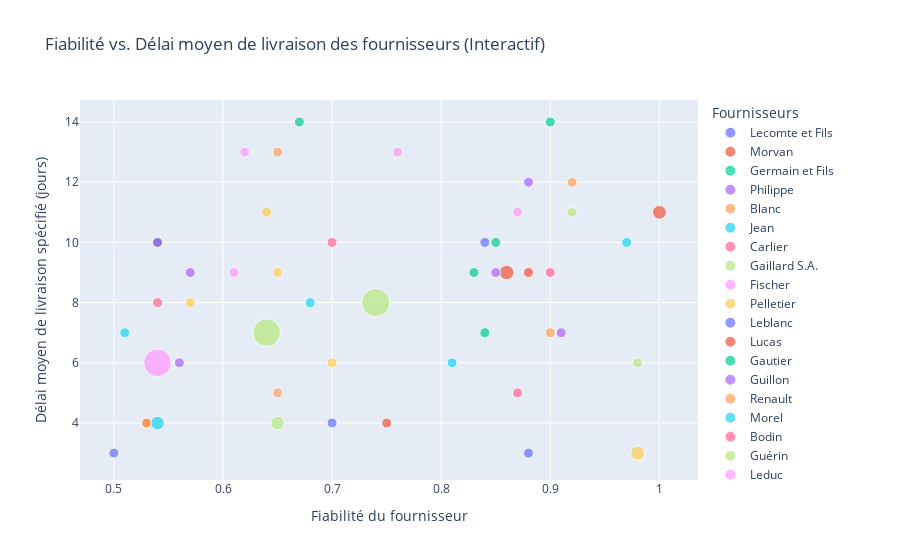

The code cell stored with this chart in its notebook:
### Code cell
import plotly.express as px


if 'supplier_features' not in locals() and 'df' in locals():
    print("Recalcul de supplier_features...")
    supplier_features = df.groupby('id_fournisseur').agg(
        nom_fournisseur=('nom_fournisseur', 'first'),
        fiabilite=('fiabilité', 'mean'), # Devrait être unique par fournisseur
        delai_moyen_livraison_specifique=('délai_moyen_jours', 'mean'), # Devrait être unique
        nombre_achats=('id_achat', 'count'),
        montant_total_achats=('montant_total', 'sum')

    ).reset_index()
elif 'supplier_features' not in locals() and 'df' not in locals():
    print("Erreur : DataFrame 'df' et 'supplier_features' non trouvés. Veuillez exécuter les étapes précédentes.")
    exit()


print("\n--- Création du graphique interactif avec Plotly pour la classification des fournisseurs ---")

fig_plotly = px.scatter(
    supplier_features,
    x='fiabilite',
    y='delai_moyen_livraison_specifique',
    size='nombre_achats',  
    color='nom_fournisseur',
    hover_name='nom_fournisseur',  
    hover_data={ 
        'fiabilite': ':.2f',
        'delai_moyen_livraison_specifique': True, 
        'nombre_achats': True,
        'montant_total_achats': ':,.0f'
    },
    title='Fiabilité vs. Délai moyen de livraison des fournisseurs (Interactif)',
    labels={
        'fiabilite': 'Fiabilité du fournisseur',
        'delai_moyen_livraison_specifique': 'Délai moyen de livraison spécifié (jours)',
        'nombre_achats': 'Nombre d\'achats',
        'nom_fournisseur': 'Fournisseur'
    }
)


fig_plotly.update_layout(
    xaxis_title='Fiabilité du fournisseur',
    yaxis_title='Délai moyen de livraison spécifié (jours)',
    legend_title='Fournisseurs',

)
fig_plotly.update_traces(marker=dict(sizemin=5))

fig_plotly.show()

### Figure 1 — Plotly figure (JSON) as saved in the notebook; plotly's stock layout.template omitted (floating-point values rounded to 4 significant figures)
{"data": [{"customdata": [[40, 576100.0]], "hovertemplate": "<b>%{hovertext}</b><br><br>Fournisseur=Lecomte et Fils<br>Fiabilité du fournisseur=%{x:.2f}<br>Délai moyen de livraison spécifié (jours)=%{y}<br>Nombre d'achats=%{customdata[0]}<br>montant_total_achats=%{customdata[1]:,.0f}<extra></extra>", "hovertext": ["Lecomte et Fils"], "legendgroup": "Lecomte et Fils", "marker": {"color": "#636efa", "size": [40], "sizemin": 5, "sizemode": "area", "sizeref": 5.115, "symbol": "circle"}, "mode": "markers", "name": "Lecomte et Fils", "orientation": "v", "showlegend": true, "type": "scatter", "x": [0.84], "xaxis": "x", "y": [10], "yaxis": "y"}, {"customdata": [[551, 8912000.0]], "hovertemplate": "<b>%{hovertext}</b><br><br>Fournisseur=Morvan<br>Fiabilité du fournisseur=%{x:.2f}<br>Délai moyen de livraison spécifié (jours)=%{y}<br>Nombre d'achats=%{customdata[0]}<br>montant_total_achats=%{customdata[1]:,.0f}<extra></extra>", "hovertext": ["Morvan"], "legendgroup": "Morvan", "marker": {"color": "#EF553B", "size": [551], "sizemin": 5, "sizemode": "area", "sizeref": 5.115, "symbol": "circle"}, "mode": "markers", "name": "Morvan", "orientation": "v", "showlegend": true, "type": "scatter", "x": [0.86], "xaxis": "x", "y": [9], "yaxis": "y"}, {"customdata": [[29, 433300.0]], "hovertemplate": "<b>%{hovertext}</b><br><br>Fournisseur=Germain et Fils<br>Fiabilité du fournisseur=%{x:.2f}<br>Délai moyen de livraison spécifié (jours)=%{y}<br>Nombre d'achats=%{customdata[0]}<br>montant_total_achats=%{customdata[1]:,.0f}<extra></extra>", "hovertext": ["Germain et Fils"], "legendgroup": "Germain et Fils", "marker": {"color": "#00cc96", "size": [29], "sizemin": 5, "sizemode": "area", "sizeref": 5.115, "symbol": "circle"}, "mode": "markers", "name": "Germain et Fils", "orientation": "v", "showlegend": true, "type": "scatter", "x": [0.85], "xaxis": "x", "y": [10], "yaxis": "y"}, {"customdata": [[32, 605900.0]], "hovertemplate": "<b>%{hovertext}</b><br><br>Fournisseur=Philippe<br>Fiabilité du fournisseur=%{x:.2f}<br>Délai moyen de livraison spécifié (jours)=%{y}<br>Nombre d'achats=%{customdata[0]}<br>montant_total_achats=%{customdata[1]:,.0f}<extra></extra>", "hovertext": ["Philippe"], "legendgroup": "Philippe", "marker": {"color": "#ab63fa", "size": [32], "sizemin": 5, "sizemode": "area", "sizeref": 5.115, "symbol": "circle"}, "mode": "markers", "name": "Philippe", "orientation": "v", "showlegend": true, "type": "scatter", "x": [0.57], "xaxis": "x", "y": [9], "yaxis": "y"}, {"customdata": [[42, 813300.0]], "hovertemplate": "<b>%{hovertext}</b><br><br>Fournisseur=Blanc<br>Fiabilité du fournisseur=%{x:.2f}<br>Délai moyen de livraison spécifié (jours)=%{y}<br>Nombre d'achats=%{customdata[0]}<br>montant_total_achats=%{customdata[1]:,.0f}<extra></extra>", "hovertext": ["Blanc"], "legendgroup": "Blanc", "marker": {"color": "#FFA15A", "size": [42], "sizemin": 5, "sizemode": "area", "sizeref": 5.115, "symbol": "circle"}, "mode": "markers", "name": "Blanc", "orientation": "v", "showlegend": true, "type": "scatter", "x": [0.65], "xaxis": "x", "y": [13], "yaxis": "y"}, {"customdata": [[40, 643500.0]], "hovertemplate": "<b>%{hovertext}</b><br><br>Fournisseur=Jean<br>Fiabilité du fournisseur=%{x:.2f}<br>Délai moyen de livraison spécifié (jours)=%{y}<br>Nombre d'achats=%{customdata[0]}<br>montant_total_achats=%{customdata[1]:,.0f}<extra></extra>", "hovertext": ["Jean"], "legendgroup": "Jean", "marker": {"color": "#19d3f3", "size": [40], "sizemin": 5, "sizemode": "area", "sizeref": 5.115, "symbol": "circle"}, "mode": "markers", "name": "Jean", "orientation": "v", "showlegend": true, "type": "scatter", "x": [0.68], "xaxis": "x", "y": [8], "yaxis": "y"}, {"customdata": [[30, 493000.0]], "hovertemplate": "<b>%{hovertext}</b><br><br>Fournisseur=Carlier<br>Fiabilité du fournisseur=%{x:.2f}<br>Délai moyen de livraison spécifié (jours)=%{y}<br>Nombre d'achats=%{customdata[0]}<br>montant_total_achats=%{customdata[1]:,.0f}<extra></extra>", "hovertext": ["Carlier"], "legendgroup": "Carlier", "marker": {"color": "#FF6692", "size": [30], "sizemin": 5, "sizemode": "area", "sizeref": 5.115, "symbol": "circle"}, "mode": "markers", "name": "Carlier", "orientation": "v", "showlegend": true, "type": "scatter", "x": [0.9], "xaxis": "x", "y": [9], "yaxis": "y"}, {"customdata": [[1981, 30160000.0]], "hovertemplate": "<b>%{hovertext}</b><br><br>Fournisseur=Gaillard S.A.<br>Fiabilité du fournisseur=%{x:.2f}<br>Délai moyen de livraison spécifié (jours)=%{y}<br>Nombre d'achats=%{customdata[0]}<br>montant_total_achats=%{customdata[1]:,.0f}<extra></extra>", "hovertext": ["Gaillard S.A."], "legendgroup": "Gaillard S.A.", "marker": {"color": "#B6E880", "size": [1981], "sizemin": 5, "sizemode": "area", "sizeref": 5.115, "symbol": "circle"}, "mode": "markers", "name": "Gaillard S.A.", "orientation": "v", "showlegend": true, "type": "scatter", "x": [0.64], "xaxis": "x", "y": [7], "yaxis": "y"}, {"customdata": [[21, 335000.0]], "hovertemplate": "<b>%{hovertext}</b><br><br>Fournisseur=Fischer<br>Fiabilité du fournisseur=%{x:.2f}<br>Délai moyen de livraison spécifié (jours)=%{y}<br>Nombre d'achats=%{customdata[0]}<br>montant_total_achats=%{customdata[1]:,.0f}<extra></extra>", "hovertext": ["Fischer"], "legendgroup": "Fischer", "marker": {"color": "#FF97FF", "size": [21], "sizemin": 5, "sizemode": "area", "sizeref": 5.115, "symbol": "circle"}, "mode": "markers", "name": "Fischer", "orientation": "v", "showlegend": true, "type": "scatter", "x": [0.61], "xaxis": "x", "y": [9], "yaxis": "y"}, {"customdata": [[509, 8901000.0]], "hovertemplate": "<b>%{hovertext}</b><br><br>Fournisseur=Pelletier<br>Fiabilité du fournisseur=%{x:.2f}<br>Délai moyen de livraison spécifié (jours)=%{y}<br>Nombre d'achats=%{customdata[0]}<br>montant_total_achats=%{customdata[1]:,.0f}<extra></extra>", "hovertext": ["Pelletier"], "legendgroup": "Pelletier", "marker": {"color": "#FECB52", "size": [509], "sizemin": 5, "sizemode": "area", "sizeref": 5.115, "symbol": "circle"}, "mode": "markers", "name": "Pelletier", "orientation": "v", "showlegend": true, "type": "scatter", "x": [0.98], "xaxis": "x", "y": [3], "yaxis": "y"}, {"customdata": [[35, 341500.0]], "hovertemplate": "<b>%{hovertext}</b><br><br>Fournisseur=Leblanc<br>Fiabilité du fournisseur=%{x:.2f}<br>Délai moyen de livraison spécifié (jours)=%{y}<br>Nombre d'achats=%{customdata[0]}<br>montant_total_achats=%{customdata[1]:,.0f}<extra></extra>", "hovertext": ["Leblanc"], "legendgroup": "Leblanc", "marker": {"color": "#636efa", "size": [35], "sizemin": 5, "sizemode": "area", "sizeref": 5.115, "symbol": "circle"}, "mode": "markers", "name": "Leblanc", "orientation": "v", "showlegend": true, "type": "scatter", "x": [0.5], "xaxis": "x", "y": [3], "yaxis": "y"}, {"customdata": [[485, 7046000.0]], "hovertemplate": "<b>%{hovertext}</b><br><br>Fournisseur=Lucas<br>Fiabilité du fournisseur=%{x:.2f}<br>Délai moyen de livraison spécifié (jours)=%{y}<br>Nombre d'achats=%{customdata[0]}<br>montant_total_achats=%{customdata[1]:,.0f}<extra></extra>", "hovertext": ["Lucas"], "legendgroup": "Lucas", "marker": {"color": "#EF553B", "size": [485], "sizemin": 5, "sizemode": "area", "sizeref": 5.115, "symbol": "circle"}, "mode": "markers", "name": "Lucas", "orientation": "v", "showlegend": true, "type": "scatter", "x": [1], "xaxis": "x", "y": [11], "yaxis": "y"}, {"customdata": [[35, 537600.0]], "hovertemplate": "<b>%{hovertext}</b><br><br>Fournisseur=Gautier<br>Fiabilité du fournisseur=%{x:.2f}<br>Délai moyen de livraison spécifié (jours)=%{y}<br>Nombre d'achats=%{customdata[0]}<br>montant_total_achats=%{customdata[1]:,.0f}<extra></extra>", "hovertext": ["Gautier"], "legendgroup": "Gautier", "marker": {"color": "#00cc96", "size": [35], "sizemin": 5, "sizemode": "area", "sizeref": 5.115, "symbol": "circle"}, "mode": "markers", "name": "Gautier", "orientation": "v", "showlegend": true, "type": "scatter", "x": [0.84], "xaxis": "x", "y": [7], "yaxis": "y"}, {"customdata": [[36, 374400.0]], "hovertemplate": "<b>%{hovertext}</b><br><br>Fournisseur=Guillon<br>Fiabilité du fournisseur=%{x:.2f}<br>Délai moyen de livraison spécifié (jours)=%{y}<br>Nombre d'achats=%{customdata[0]}<br>montant_total_achats=%{customdata[1]:,.0f}<extra></extra>", "hovertext": ["Guillon"], "legendgroup": "Guillon", "marker": {"color": "#ab63fa", "size": [36], "sizemin": 5, "sizemode": "area", "sizeref": 5.115, "symbol": "circle"}, "mode": "markers", "name": "Guillon", "orientation": "v", "showlegend": true, "type": "scatter", "x": [0.91], "xaxis": "x", "y": [7], "yaxis": "y"}, {"customdata": [[30, 491100.0]], "hovertemplate": "<b>%{hovertext}</b><br><br>Fournisseur=Renault<br>Fiabilité du fournisseur=%{x:.2f}<br>Délai moyen de livraison spécifié (jours)=%{y}<br>Nombre d'achats=%{customdata[0]}<br>montant_total_achats=%{customdata[1]:,.0f}<extra></extra>", "hovertext": ["Renault"], "legendgroup": "Renault", "marker": {"color": "#FFA15A", "size": [30], "sizemin": 5, "sizemode": "area", "sizeref": 5.115, "symbol": "circle"}, "mode": "markers", "name": "Renault", "orientation": "v", "showlegend": true, "type": "scatter", "x": [0.65], "xaxis": "x", "y": [5], "yaxis": "y"}, {"customdata": [[33, 524800.0]], "hovertemplate": "<b>%{hovertext}</b><br><br>Fournisseur=Morel<br>Fiabilité du fournisseur=%{x:.2f}<br>Délai moyen de livraison spécifié (jours)=%{y}<br>Nombre d'achats=%{customdata[0]}<br>montant_total_achats=%{customdata[1]:,.0f}<extra></extra>", "hovertext": ["Morel"], "legendgroup": "Morel", "marker": {"color": "#19d3f3", "size": [33], "sizemin": 5, "sizemode": "area", "sizeref": 5.115, "symbol": "circle"}, "mode": "markers", "name": "Morel", "orientation": "v", "showlegend": true, "type": "scatter", "x": [0.51], "xaxis": "x", "y": [7], "yaxis": "y"}, {"customdata": [[32, 654900.0]], "hovertemplate": "<b>%{hovertext}</b><br><br>Fournisseur=Bodin<br>Fiabilité du fournisseur=%{x:.2f}<br>Délai moyen de livraison spécifié (jours)=%{y}<br>Nombre d'achats=%{customdata[0]}<br>montant_total_achats=%{customdata[1]:,.0f}<extra></extra>", "hovertext": ["Bodin"], "legendgroup": "Bodin", "marker": {"color": "#FF6692", "size": [32], "sizemin": 5, "sizemode": "area", "sizeref": 5.115, "symbol": "circle"}, "mode": "markers", "name": "Bodin", "orientation": "v", "showlegend": true, "type": "scatter", "x": [0.87], "xaxis": "x", "y": [5], "yaxis": "y"}, {"customdata": [[36, 375200.0]], "hovertemplate": "<b>%{hovertext}</b><br><br>Fournisseur=Guérin<br>Fiabilité du fournisseur=%{x:.2f}<br>Délai moyen de livraison spécifié (jours)=%{y}<br>Nombre d'achats=%{customdata[0]}<br>montant_total_achats=%{customdata[1]:,.0f}<extra></extra>", "hovertext": ["Guérin"], "legendgroup": "Guérin", "marker": {"color": "#B6E880", "size": [36], "sizemin": 5, "sizemode": "area", "sizeref": 5.115, "symbol": "circle"}, "mode": "markers", "name": "Guérin", "orientation": "v", "showlegend": true, "type": "scatter", "x": [0.92], "xaxis": "x", "y": [11], "yaxis": "y"}, {"customdata": [[37, 558600.0]], "hovertemplate": "<b>%{hovertext}</b><br><br>Fournisseur=Leduc<br>Fiabilité du fournisseur=%{x:.2f}<br>Délai moyen de livraison spécifié (jours)=%{y}<br>Nombre d'achats=%{customdata[0]}<br>montant_total_achats=%{customdata[1]:,.0f}<extra></extra>", "hovertext": ["Leduc"], "legendgroup": "Leduc", "marker": {"color": "#FF97FF", "size": [37], "sizemin": 5, "sizemode": "area", "sizeref": 5.115, "symbol": "circle"}, "mode": "markers", "name": "Leduc", "orientation": "v", "showlegend": true, "type": "scatter", "x": [0.87], "xaxis": "x", "y": [11], "yaxis": "y"}, {"customdata": [[39, 461900.0]], "hovertemplate": "<b>%{hovertext}</b><br><br>Fournisseur=Baudry<br>Fiabilité du fournisseur=%{x:.2f}<br>Délai moyen de livraison spécifié (jours)=%{y}<br>Nombre d'achats=%{customdata[0]}<br>montant_total_achats=%{customdata[1]:,.0f}<extra></extra>", "hovertext": ["Baudry"], "legendgroup": "Baudry", "marker": {"color": "#FECB52", "size": [39], "sizemin": 5, "sizemode": "area", "sizeref": 5.115, "symbol": "circle"}, "mode": "markers", "name": "Baudry", "orientation": "v", "showlegend": true, "type": "scatter", "x": [0.57], "xaxis": "x", "y": [8], "yaxis": "y"}, {"customdata": [[33, 646000.0]], "hovertemplate": "<b>%{hovertext}</b><br><br>Fournisseur=Petitjean Andre SA<br>Fiabilité du fournisseur=%{x:.2f}<br>Délai moyen de livraison spécifié (jours)=%{y}<br>Nombre d'achats=%{customdata[0]}<br>montant_total_achats=%{customdata[1]:,.0f}<extra></extra>", "hovertext": ["Petitjean Andre SA"], "legendgroup": "Petitjean Andre SA", "marker": {"color": "#636efa", "size": [33], "sizemin": 5, "sizemode": "area", "sizeref": 5.115, "symbol": "circle"}, "mode": "markers", "name": "Petitjean Andre SA", "orientation": "v", "showlegend": true, "type": "scatter", "x": [0.88], "xaxis": "x", "y": [3], "yaxis": "y"}, {"customdata": [[39, 412500.0]], "hovertemplate": "<b>%{hovertext}</b><br><br>Fournisseur=Langlois Vallée SA<br>Fiabilité du fournisseur=%{x:.2f}<br>Délai moyen de livraison spécifié (jours)=%{y}<br>Nombre d'achats=%{customdata[0]}<br>montant_total_achats=%{customdata[1]:,.0f}<extra></extra>", "hovertext": ["Langlois Vallée SA"], "legendgroup": "Langlois Vallée SA", "marker": {"color": "#EF553B", "size": [39], "sizemin": 5, "sizemode": "area", "sizeref": 5.115, "symbol": "circle"}, "mode": "markers", "name": "Langlois Vallée SA", "orientation": "v", "showlegend": true, "type": "scatter", "x": [0.88], "xaxis": "x", "y": [9], "yaxis": "y"}, {"customdata": [[37, 464531]], "hovertemplate": "<b>%{hovertext}</b><br><br>Fournisseur=Albert<br>Fiabilité du fournisseur=%{x:.2f}<br>Délai moyen de livraison spécifié (jours)=%{y}<br>Nombre d'achats=%{customdata[0]}<br>montant_total_achats=%{customdata[1]:,.0f}<extra></extra>", "hovertext": ["Albert"], "legendgroup": "Albert", "marker": {"color": "#00cc96", "size": [37], "sizemin": 5, "sizemode": "area", "sizeref": 5.115, "symbol": "circle"}, "mode": "markers", "name": "Albert", "orientation": "v", "showlegend": true, "type": "scatter", "x": [0.83], "xaxis": "x", "y": [9], "yaxis": "y"}, {"customdata": [[31, 314600.0]], "hovertemplate": "<b>%{hovertext}</b><br><br>Fournisseur=Da Silva<br>Fiabilité du fournisseur=%{x:.2f}<br>Délai moyen de livraison spécifié (jours)=%{y}<br>Nombre d'achats=%{customdata[0]}<br>montant_total_achats=%{customdata[1]:,.0f}<extra></extra>", "hovertext": ["Da Silva"], "legendgroup": "Da Silva", "marker": {"color": "#ab63fa", "size": [31], "sizemin": 5, "sizemode": "area", "sizeref": 5.115, "symbol": "circle"}, "mode": "markers", "name": "Da Silva", "orientation": "v", "showlegend": true, "type": "scatter", "x": [0.88], "xaxis": "x", "y": [12], "yaxis": "y"}, {"customdata": [[37, 725500.0]], "hovertemplate": "<b>%{hovertext}</b><br><br>Fournisseur=Techer SA<br>Fiabilité du fournisseur=%{x:.2f}<br>Délai moyen de livraison spécifié (jours)=%{y}<br>Nombre d'achats=%{customdata[0]}<br>montant_total_achats=%{customdata[1]:,.0f}<extra></extra>", "hovertext": ["Techer SA"], "legendgroup": "Techer SA", "marker": {"color": "#FFA15A", "size": [37], "sizemin": 5, "sizemode": "area", "sizeref": 5.115, "symbol": "circle"}, "mode": "markers", "name": "Techer SA", "orientation": "v", "showlegend": true, "type": "scatter", "x": [0.92], "xaxis": "x", "y": [12], "yaxis": "y"}, {"customdata": [[38, 845600.0]], "hovertemplate": "<b>%{hovertext}</b><br><br>Fournisseur=Bourdon<br>Fiabilité du fournisseur=%{x:.2f}<br>Délai moyen de livraison spécifié (jours)=%{y}<br>Nombre d'achats=%{customdata[0]}<br>montant_total_achats=%{customdata[1]:,.0f}<extra></extra>", "hovertext": ["Bourdon"], "legendgroup": "Bourdon", "marker": {"color": "#19d3f3", "size": [38], "sizemin": 5, "sizemode": "area", "sizeref": 5.115, "symbol": "circle"}, "mode": "markers", "name": "Bourdon", "orientation": "v", "showlegend": true, "type": "scatter", "x": [0.81], "xaxis": "x", "y": [6], "yaxis": "y"}, {"customdata": [[36, 465100.0]], "hovertemplate": "<b>%{hovertext}</b><br><br>Fournisseur=Rodrigues Payet S.A.R.L.<br>Fiabilité du fournisseur=%{x:.2f}<br>Délai moyen de livraison spécifié (jours)=%{y}<br>Nombre d'achats=%{customdata[0]}<br>montant_total_achats=%{customdata[1]:,.0f}<extra></extra>", "hovertext": ["Rodrigues Payet S.A.R.L."], "legendgroup": "Rodrigues Payet S.A.R.L.", "marker": {"color": "#FF6692", "size": [36], "sizemin": 5, "sizemode": "area", "sizeref": 5.115, "symbol": "circle"}, "mode": "markers", "name": "Rodrigues Payet S.A.R.L.", "orientation": "v", "showlegend": true, "type": "scatter", "x": [0.54], "xaxis": "x", "y": [10], "yaxis": "y"}, {"customdata": [[2046, 31300000.0]], "hovertemplate": "<b>%{hovertext}</b><br><br>Fournisseur=Delattre Blot S.A.<br>Fiabilité du fournisseur=%{x:.2f}<br>Délai moyen de livraison spécifié (jours)=%{y}<br>Nombre d'achats=%{customdata[0]}<br>montant_total_achats=%{customdata[1]:,.0f}<extra></extra>", "hovertext": ["Delattre Blot S.A."], "legendgroup": "Delattre Blot S.A.", "marker": {"color": "#B6E880", "size": [2046], "sizemin": 5, "sizemode": "area", "sizeref": 5.115, "symbol": "circle"}, "mode": "markers", "name": "Delattre Blot S.A.", "orientation": "v", "showlegend": true, "type": "scatter", "x": [0.74], "xaxis": "x", "y": [8], "yaxis": "y"}, {"customdata": [[1973, 29790000.0]], "hovertemplate": "<b>%{hovertext}</b><br><br>Fournisseur=Fontaine Lopes S.A.<br>Fiabilité du fournisseur=%{x:.2f}<br>Délai moyen de livraison spécifié (jours)=%{y}<br>Nombre d'achats=%{customdata[0]}<br>montant_total_achats=%{customdata[1]:,.0f}<extra></extra>", "hovertext": ["Fontaine Lopes S.A."], "legendgroup": "Fontaine Lopes S.A.", "marker": {"color": "#FF97FF", "size": [1973], "sizemin": 5, "sizemode": "area", "sizeref": 5.115, "symbol": "circle"}, "mode": "markers", "name": "Fontaine Lopes S.A.", "orientation": "v", "showlegend": true, "type": "scatter", "x": [0.54], "xaxis": "x", "y": [6], "yaxis": "y"}, {"customdata": [[27, 336500.0]], "hovertemplate": "<b>%{hovertext}</b><br><br>Fournisseur=Delaunay<br>Fiabilité du fournisseur=%{x:.2f}<br>Délai moyen de livraison spécifié (jours)=%{y}<br>Nombre d'achats=%{customdata[0]}<br>montant_total_achats=%{customdata[1]:,.0f}<extra></extra>", "hovertext": ["Delaunay"], "legendgroup": "Delaunay", "marker": {"color": "#FECB52", "size": [27], "sizemin": 5, "sizemode": "area", "sizeref": 5.115, "symbol": "circle"}, "mode": "markers", "name": "Delaunay", "orientation": "v", "showlegend": true, "type": "scatter", "x": [0.7], "xaxis": "x", "y": [6], "yaxis": "y"}, {"customdata": [[41, 465600.0]], "hovertemplate": "<b>%{hovertext}</b><br><br>Fournisseur=Faure S.A.R.L.<br>Fiabilité du fournisseur=%{x:.2f}<br>Délai moyen de livraison spécifié (jours)=%{y}<br>Nombre d'achats=%{customdata[0]}<br>montant_total_achats=%{customdata[1]:,.0f}<extra></extra>", "hovertext": ["Faure S.A.R.L."], "legendgroup": "Faure S.A.R.L.", "marker": {"color": "#636efa", "size": [41], "sizemin": 5, "sizemode": "area", "sizeref": 5.115, "symbol": "circle"}, "mode": "markers", "name": "Faure S.A.R.L.", "orientation": "v", "showlegend": true, "type": "scatter", "x": [0.7], "xaxis": "x", "y": [4], "yaxis": "y"}, {"customdata": [[32, 578300.0]], "hovertemplate": "<b>%{hovertext}</b><br><br>Fournisseur=Munoz SA<br>Fiabilité du fournisseur=%{x:.2f}<br>Délai moyen de livraison spécifié (jours)=%{y}<br>Nombre d'achats=%{customdata[0]}<br>montant_total_achats=%{customdata[1]:,.0f}<extra></extra>", "hovertext": ["Munoz SA"], "legendgroup": "Munoz SA", "marker": {"color": "#EF553B", "size": [32], "sizemin": 5, "sizemode": "area", "sizeref": 5.115, "symbol": "circle"}, "mode": "markers", "name": "Munoz SA", "orientation": "v", "showlegend": true, "type": "scatter", "x": [0.53], "xaxis": "x", "y": [4], "yaxis": "y"}, {"customdata": [[44, 847400.0]], "hovertemplate": "<b>%{hovertext}</b><br><br>Fournisseur=Mercier Dupuy S.A.S.<br>Fiabilité du fournisseur=%{x:.2f}<br>Délai moyen de livraison spécifié (jours)=%{y}<br>Nombre d'achats=%{customdata[0]}<br>montant_total_achats=%{customdata[1]:,.0f}<extra></extra>", "hovertext": ["Mercier Dupuy S.A.S."], "legendgroup": "Mercier Dupuy S.A.S.", "marker": {"color": "#00cc96", "size": [44], "sizemin": 5, "sizemode": "area", "sizeref": 5.115, "symbol": "circle"}, "mode": "markers", "name": "Mercier Dupuy S.A.S.", "orientation": "v", "showlegend": true, "type": "scatter", "x": [0.67], "xaxis": "x", "y": [14], "yaxis": "y"}, {"customdata": [[35, 561400.0]], "hovertemplate": "<b>%{hovertext}</b><br><br>Fournisseur=Bertrand S.A.<br>Fiabilité du fournisseur=%{x:.2f}<br>Délai moyen de livraison spécifié (jours)=%{y}<br>Nombre d'achats=%{customdata[0]}<br>montant_total_achats=%{customdata[1]:,.0f}<extra></extra>", "hovertext": ["Bertrand S.A."], "legendgroup": "Bertrand S.A.", "marker": {"color": "#ab63fa", "size": [35], "sizemin": 5, "sizemode": "area", "sizeref": 5.115, "symbol": "circle"}, "mode": "markers", "name": "Bertrand S.A.", "orientation": "v", "showlegend": true, "type": "scatter", "x": [0.56], "xaxis": "x", "y": [6], "yaxis": "y"}, {"customdata": [[33, 468100.0]], "hovertemplate": "<b>%{hovertext}</b><br><br>Fournisseur=Laine<br>Fiabilité du fournisseur=%{x:.2f}<br>Délai moyen de livraison spécifié (jours)=%{y}<br>Nombre d'achats=%{customdata[0]}<br>montant_total_achats=%{customdata[1]:,.0f}<extra></extra>", "hovertext": ["Laine"], "legendgroup": "Laine", "marker": {"color": "#FFA15A", "size": [33], "sizemin": 5, "sizemode": "area", "sizeref": 5.115, "symbol": "circle"}, "mode": "markers", "name": "Laine", "orientation": "v", "showlegend": true, "type": "scatter", "x": [0.9], "xaxis": "x", "y": [7], "yaxis": "y"}, {"customdata": [[42, 800700.0]], "hovertemplate": "<b>%{hovertext}</b><br><br>Fournisseur=Moreau Dubois S.A.S.<br>Fiabilité du fournisseur=%{x:.2f}<br>Délai moyen de livraison spécifié (jours)=%{y}<br>Nombre d'achats=%{customdata[0]}<br>montant_total_achats=%{customdata[1]:,.0f}<extra></extra>", "hovertext": ["Moreau Dubois S.A.S."], "legendgroup": "Moreau Dubois S.A.S.", "marker": {"color": "#19d3f3", "size": [42], "sizemin": 5, "sizemode": "area", "sizeref": 5.115, "symbol": "circle"}, "mode": "markers", "name": "Moreau Dubois S.A.S.", "orientation": "v", "showlegend": true, "type": "scatter", "x": [0.97], "xaxis": "x", "y": [10], "yaxis": "y"}, {"customdata": [[46, 535000.0]], "hovertemplate": "<b>%{hovertext}</b><br><br>Fournisseur=Charles SARL<br>Fiabilité du fournisseur=%{x:.2f}<br>Délai moyen de livraison spécifié (jours)=%{y}<br>Nombre d'achats=%{customdata[0]}<br>montant_total_achats=%{customdata[1]:,.0f}<extra></extra>", "hovertext": ["Charles SARL"], "legendgroup": "Charles SARL", "marker": {"color": "#FF6692", "size": [46], "sizemin": 5, "sizemode": "area", "sizeref": 5.115, "symbol": "circle"}, "mode": "markers", "name": "Charles SARL", "orientation": "v", "showlegend": true, "type": "scatter", "x": [0.54], "xaxis": "x", "y": [8], "yaxis": "y"}, {"customdata": [[27, 421000.0]], "hovertemplate": "<b>%{hovertext}</b><br><br>Fournisseur=Laurent Boyer S.A.R.L.<br>Fiabilité du fournisseur=%{x:.2f}<br>Délai moyen de livraison spécifié (jours)=%{y}<br>Nombre d'achats=%{customdata[0]}<br>montant_total_achats=%{customdata[1]:,.0f}<extra></extra>", "hovertext": ["Laurent Boyer S.A.R.L."], "legendgroup": "Laurent Boyer S.A.R.L.", "marker": {"color": "#B6E880", "size": [27], "sizemin": 5, "sizemode": "area", "sizeref": 5.115, "symbol": "circle"}, "mode": "markers", "name": "Laurent Boyer S.A.R.L.", "orientation": "v", "showlegend": true, "type": "scatter", "x": [0.98], "xaxis": "x", "y": [6], "yaxis": "y"}, {"customdata": [[40, 577774]], "hovertemplate": "<b>%{hovertext}</b><br><br>Fournisseur=Rocher<br>Fiabilité du fournisseur=%{x:.2f}<br>Délai moyen de livraison spécifié (jours)=%{y}<br>Nombre d'achats=%{customdata[0]}<br>montant_total_achats=%{customdata[1]:,.0f}<extra></extra>", "hovertext": ["Rocher"], "legendgroup": "Rocher", "marker": {"color": "#FF97FF", "size": [40], "sizemin": 5, "sizemode": "area", "sizeref": 5.115, "symbol": "circle"}, "mode": "markers", "name": "Rocher", "orientation": "v", "showlegend": true, "type": "scatter", "x": [0.76], "xaxis": "x", "y": [13], "yaxis": "y"}, {"customdata": [[38, 778300.0]], "hovertemplate": "<b>%{hovertext}</b><br><br>Fournisseur=Fabre SA<br>Fiabilité du fournisseur=%{x:.2f}<br>Délai moyen de livraison spécifié (jours)=%{y}<br>Nombre d'achats=%{customdata[0]}<br>montant_total_achats=%{customdata[1]:,.0f}<extra></extra>", "hovertext": ["Fabre SA"], "legendgroup": "Fabre SA", "marker": {"color": "#FECB52", "size": [38], "sizemin": 5, "sizemode": "area", "sizeref": 5.115, "symbol": "circle"}, "mode": "markers", "name": "Fabre SA", "orientation": "v", "showlegend": true, "type": "scatter", "x": [0.65], "xaxis": "x", "y": [9], "yaxis": "y"}, {"customdata": [[34, 659500.0]], "hovertemplate": "<b>%{hovertext}</b><br><br>Fournisseur=Lemaître De Sousa SA<br>Fiabilité du fournisseur=%{x:.2f}<br>Délai moyen de livraison spécifié (jours)=%{y}<br>Nombre d'achats=%{customdata[0]}<br>montant_total_achats=%{customdata[1]:,.0f}<extra></extra>", "hovertext": ["Lemaître De Sousa SA"], "legendgroup": "Lemaître De Sousa SA", "marker": {"color": "#636efa", "size": [34], "sizemin": 5, "sizemode": "area", "sizeref": 5.115, "symbol": "circle"}, "mode": "markers", "name": "Lemaître De Sousa SA", "orientation": "v", "showlegend": true, "type": "scatter", "x": [0.54], "xaxis": "x", "y": [10], "yaxis": "y"}, {"customdata": [[34, 323126]], "hovertemplate": "<b>%{hovertext}</b><br><br>Fournisseur=Caron<br>Fiabilité du fournisseur=%{x:.2f}<br>Délai moyen de livraison spécifié (jours)=%{y}<br>Nombre d'achats=%{customdata[0]}<br>montant_total_achats=%{customdata[1]:,.0f}<extra></extra>", "hovertext": ["Caron"], "legendgroup": "Caron", "marker": {"color": "#EF553B", "size": [34], "sizemin": 5, "sizemode": "area", "sizeref": 5.115, "symbol": "circle"}, "mode": "markers", "name": "Caron", "orientation": "v", "showlegend": true, "type": "scatter", "x": [0.75], "xaxis": "x", "y": [4], "yaxis": "y"}, {"customdata": [[32, 547900.0]], "hovertemplate": "<b>%{hovertext}</b><br><br>Fournisseur=Klein SA<br>Fiabilité du fournisseur=%{x:.2f}<br>Délai moyen de livraison spécifié (jours)=%{y}<br>Nombre d'achats=%{customdata[0]}<br>montant_total_achats=%{customdata[1]:,.0f}<extra></extra>", "hovertext": ["Klein SA"], "legendgroup": "Klein SA", "marker": {"color": "#00cc96", "size": [32], "sizemin": 5, "sizemode": "area", "sizeref": 5.115, "symbol": "circle"}, "mode": "markers", "name": "Klein SA", "orientation": "v", "showlegend": true, "type": "scatter", "x": [0.9], "xaxis": "x", "y": [14], "yaxis": "y"}, {"customdata": [[44, 498800.0]], "hovertemplate": "<b>%{hovertext}</b><br><br>Fournisseur=Lopes<br>Fiabilité du fournisseur=%{x:.2f}<br>Délai moyen de livraison spécifié (jours)=%{y}<br>Nombre d'achats=%{customdata[0]}<br>montant_total_achats=%{customdata[1]:,.0f}<extra></extra>", "hovertext": ["Lopes"], "legendgroup": "Lopes", "marker": {"color": "#ab63fa", "size": [44], "sizemin": 5, "sizemode": "area", "sizeref": 5.115, "symbol": "circle"}, "mode": "markers", "name": "Lopes", "orientation": "v", "showlegend": true, "type": "scatter", "x": [0.85], "xaxis": "x", "y": [9], "yaxis": "y"}, {"customdata": [[41, 801637]], "hovertemplate": "<b>%{hovertext}</b><br><br>Fournisseur=Lagarde<br>Fiabilité du fournisseur=%{x:.2f}<br>Délai moyen de livraison spécifié (jours)=%{y}<br>Nombre d'achats=%{customdata[0]}<br>montant_total_achats=%{customdata[1]:,.0f}<extra></extra>", "hovertext": ["Lagarde"], "legendgroup": "Lagarde", "marker": {"color": "#FFA15A", "size": [41], "sizemin": 5, "sizemode": "area", "sizeref": 5.115, "symbol": "circle"}, "mode": "markers", "name": "Lagarde", "orientation": "v", "showlegend": true, "type": "scatter", "x": [0.53], "xaxis": "x", "y": [4], "yaxis": "y"}, {"customdata": [[468, 7814000.0]], "hovertemplate": "<b>%{hovertext}</b><br><br>Fournisseur=Roche<br>Fiabilité du fournisseur=%{x:.2f}<br>Délai moyen de livraison spécifié (jours)=%{y}<br>Nombre d'achats=%{customdata[0]}<br>montant_total_achats=%{customdata[1]:,.0f}<extra></extra>", "hovertext": ["Roche"], "legendgroup": "Roche", "marker": {"color": "#19d3f3", "size": [468], "sizemin": 5, "sizemode": "area", "sizeref": 5.115, "symbol": "circle"}, "mode": "markers", "name": "Roche", "orientation": "v", "showlegend": true, "type": "scatter", "x": [0.54], "xaxis": "x", "y": [4], "yaxis": "y"}, {"customdata": [[39, 593700.0]], "hovertemplate": "<b>%{hovertext}</b><br><br>Fournisseur=Duhamel<br>Fiabilité du fournisseur=%{x:.2f}<br>Délai moyen de livraison spécifié (jours)=%{y}<br>Nombre d'achats=%{customdata[0]}<br>montant_total_achats=%{customdata[1]:,.0f}<extra></extra>", "hovertext": ["Duhamel"], "legendgroup": "Duhamel", "marker": {"color": "#FF6692", "size": [39], "sizemin": 5, "sizemode": "area", "sizeref": 5.115, "symbol": "circle"}, "mode": "markers", "name": "Duhamel", "orientation": "v", "showlegend": true, "type": "scatter", "x": [0.7], "xaxis": "x", "y": [10], "yaxis": "y"}, {"customdata": [[487, 8137000.0]], "hovertemplate": "<b>%{hovertext}</b><br><br>Fournisseur=Lecomte<br>Fiabilité du fournisseur=%{x:.2f}<br>Délai moyen de livraison spécifié (jours)=%{y}<br>Nombre d'achats=%{customdata[0]}<br>montant_total_achats=%{customdata[1]:,.0f}<extra></extra>", "hovertext": ["Lecomte"], "legendgroup": "Lecomte", "marker": {"color": "#B6E880", "size": [487], "sizemin": 5, "sizemode": "area", "sizeref": 5.115, "symbol": "circle"}, "mode": "markers", "name": "Lecomte", "orientation": "v", "showlegend": true, "type": "scatter", "x": [0.65], "xaxis": "x", "y": [4], "yaxis": "y"}, {"customdata": [[36, 459300.0]], "hovertemplate": "<b>%{hovertext}</b><br><br>Fournisseur=Godard SA<br>Fiabilité du fournisseur=%{x:.2f}<br>Délai moyen de livraison spécifié (jours)=%{y}<br>Nombre d'achats=%{customdata[0]}<br>montant_total_achats=%{customdata[1]:,.0f}<extra></extra>", "hovertext": ["Godard SA"], "legendgroup": "Godard SA", "marker": {"color": "#FF97FF", "size": [36], "sizemin": 5, "sizemode": "area", "sizeref": 5.115, "symbol": "circle"}, "mode": "markers", "name": "Godard SA", "orientation": "v", "showlegend": true, "type": "scatter", "x": [0.62], "xaxis": "x", "y": [13], "yaxis": "y"}, {"customdata": [[37, 906400.0]], "hovertemplate": "<b>%{hovertext}</b><br><br>Fournisseur=Carlier SA<br>Fiabilité du fournisseur=%{x:.2f}<br>Délai moyen de livraison spécifié (jours)=%{y}<br>Nombre d'achats=%{customdata[0]}<br>montant_total_achats=%{customdata[1]:,.0f}<extra></extra>", "hovertext": ["Carlier SA"], "legendgroup": "Carlier SA", "marker": {"color": "#FECB52", "size": [37], "sizemin": 5, "sizemode": "area", "sizeref": 5.115, "symbol": "circle"}, "mode": "markers", "name": "Carlier SA", "orientation": "v", "showlegend": true, "type": "scatter", "x": [0.64], "xaxis": "x", "y": [11], "yaxis": "y"}], "layout": {"legend": {"itemsizing": "constant", "title": {"text": "Fournisseurs"}, "tracegroupgap": 0}, "title": {"text": "Fiabilité vs. Délai moyen de livraison des fournisseurs (Interactif)"}, "xaxis": {"anchor": "y", "domain": [0, 1], "title": {"text": "Fiabilité du fournisseur"}}, "yaxis": {"anchor": "x", "domain": [0, 1], "title": {"text": "Délai moyen de livraison spécifié (jours)"}}}}
